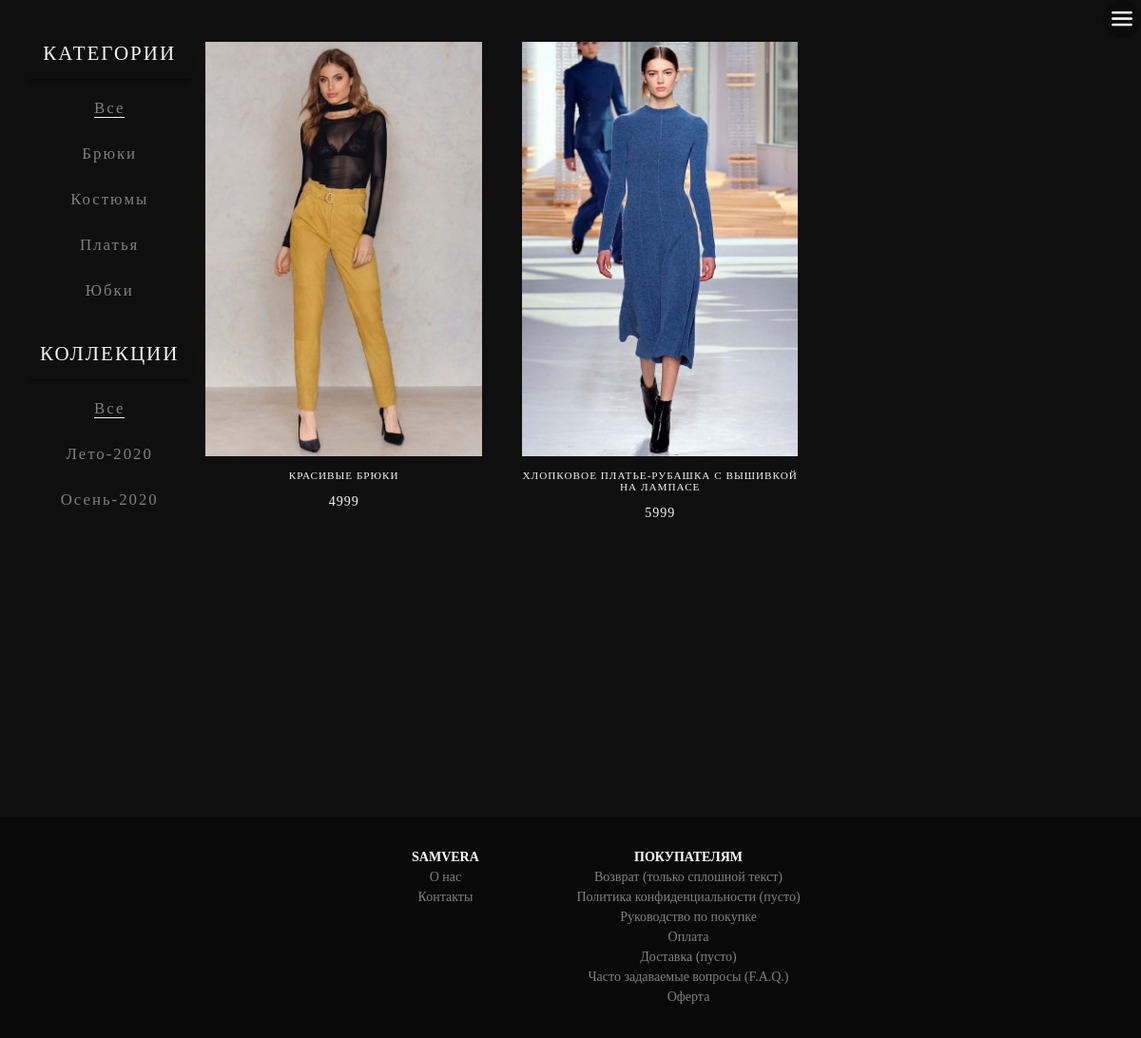
Page /catalog/ on the committed database.
### app/models.py (models this page shows, shortened)
class Category(models.Model):
    title = models.CharField("Название категории", db_index=True, max_length=50, help_text="(Например: Платья, юбки, костюмы)")
    slug = models.SlugField(max_length=200, db_index=True, unique=True, help_text="url адресс данной категории", blank=True)
    data_create = models.DateField("Дата создания категории", auto_now_add=True)
    data_change = models.DateField("Дата изменения категории", auto_now=True)
    def __str__(self):
        return self.title
    def get_absolute_url(self):
        return reverse('tovarbycategory', args=[self.slug])
    class Meta:
        ordering = ['title']
        verbose_name = 'Категория'
        verbose_name_plural = 'Категории'

class Collection(models.Model):
    title = models.CharField("Название коллекции", db_index=True, max_length=50, help_text='Краткое название коллекции. Например: "Зима-Лето 2020"')
    slug = models.SlugField(max_length=200, db_index=True, unique=True, help_text="url адресс данной коллекции", blank=True)
    data_create = models.DateField("Дата создания коллекции", auto_now_add=True)
    data_change = models.DateField("Дата изменения коллекции", auto_now=True)
    image = models.ImageField(upload_to='gallery/kollection')
    def __str__(self):
        return self.title
    def get_absolute_url(self):
        return reverse('tovarbycollection', args=[self.slug])
    class Meta:
        ordering = ['-data_create',]
        verbose_name = "Коллекция товаров"
        verbose_name_plural = "Коллекции товаров"

class Tovar(models.Model):
    kod = models.UUIDField(default=uuid.uuid1)
    title = models.CharField("Название изделия", db_index=True, max_length=50)
    slug = models.SlugField("url адресс товара", db_index=True, max_length=50, unique=True, blank=True)
    descr = models.TextField("Описание товара")
    uhod = models.TextField("Уход за изделием")
    sebestoimost = models.PositiveIntegerField("Себестоимость товара")
    cost = models.PositiveIntegerField("Цена для клиента", default=5000)
    data_create = models.DateField("Дата добавления товара", auto_now_add=True)
    hidden = models.BooleanField("Видимость для покупателя", help_text="Признак видимости товара на сайте", default=True)
    category = models.ForeignKey(Category, on_delete=models.CASCADE, default=1, related_name='tovaritems', verbose_name='Категория товара')
    collection = models.ForeignKey(Collection, on_delete=models.CASCADE, null=True, blank=True, default=1, related_name='collectionparts', verbose_name='В составе коллекции')
    @property
    def random_image(self):
        v = Variaciya.objects.filter(tovar=self.id).order_by('?')[:1]
        g = Gallery.objects.filter(product=v[0].id).order_by('?')[:1]
        if g.count() == 0:
            return "gallery/no_image.png"
        else:
            return g[0].image
    def count_var(self):
        vars = Variaciya.objects.filter(tovar=self)
        return vars.count()
    count_var.short_description = 'Кол-во вариаций'
    class Meta:
        ordering = ['title']
        index_together = [
            ['id', 'slug']
        ]
        verbose_name = "Изделие"
        verbose_name_plural = "Изделия"

class Variaciya(models.Model):
    tovar = models.ForeignKey(Tovar, on_delete=models.CASCADE, related_name='variacii')
    article = models.UUIDField(default=uuid.uuid4)
    consignments = models.ManyToManyField(consignment)
    color = ColorField('Цвет материала', default='#FF0000')
    color_text = models.CharField("Название цвета", max_length=25, default='Красный')
    size = models.TextField("Размер", default="S")
    obmer = models.TextField("Обмеры")
    model = models.TextField("Параметры модели")
    count_sklad = models.IntegerField("Количество на складах", default=0, help_text="Считается автоматом при создании накладных и заказов")
    class Meta:
        verbose_name = "Вариация изделия"
        verbose_name_plural = "Вариации изделий"

class Gallery(models.Model):
    image = models.ImageField(upload_to='gallery/')
    product = models.ForeignKey(Variaciya, on_delete=models.CASCADE, related_name="gallery")
    def image_img(self):
        if self.image:
            return mark_safe(u'<img src="{0}" width="100"/>'.format(self.image.url))
        else:
            return mark_safe(u'<img src="{0}" width="100"/>'.format("gallery/no_image.png"))
    image_img.short_description = 'Картинка'
    image_img.allow_tags = True
    class Meta:
        verbose_name = "Фото вариации"
        verbose_name_plural = "Фотографии вариации"

### app/views/views.py (the view)
# urls.py: path('catalog/', views.tovarlist, name='tovarbycategory'),
def tovarlist(request, category_slug=None):
    template = 'app/catalog/catalog.html'
    context = {}
    category = None
    tovary = models.Tovar.objects.filter(hidden=True, variacii__count_sklad__gt = 0, variacii__in_variacii__consignments__closed = True)
    if category_slug:
        category = get_object_or_404(models.Category, slug=category_slug)
        tovary = tovary.filter(category=category)
    context['category'] = category
    context['tovary'] = tovary
    return render(
        request,
        template,
        context,
    )

### app/context_processors.py (called while the page is built)
def categories(request):
    return {'categories': Category.objects.all()}

def collections(request):
    return {'collections': Collection.objects.all()}

### cart/cart.py (called while the page is built)
    def __len__(self):
        return sum(item['kolvo'] for item in self.cart.values())

### cart/context_processors.py (called while the page is built)
def cart(request):
    return {'cart': Cart(request)}

### app/templates/app/catalog/catalog.html (shortened to what this page needs)
{% extends "app/layout.html" %}
{% load staticfiles %}
{% block css %}
<link rel="stylesheet" type="text/css" href="{% static 'app/content/css/catalog/catalog.css' %}" />
{% endblock %}
{% block content %}
<div class="main_content">
    <div class="catalog_content">
        <div class="category">
            <div class="category_block">
                <div class="category_item category_item__title">
                    <p>Категории</p>
                </div>
                <div class="category_items_block">
                    <div class="category_item {% if None == category %}category_item__select{% endif %}">
                        <a href="{% url 'tovarbycategory' %}">Все</a>
                    </div>
                    {% for item in categories %}
                    <div class="category_item {% if item == category %}category_item__select{% endif %}">
                        <a href="{{ item.get_absolute_url }}">{{ item }}</a>
                    </div>
                    {% endfor %}
                </div>
            </div>
            <br>
            <div class="collection_block">
                <div class="category_item category_item__title">
                    <p>Коллекции</p>
                </div>
                <div class="collection_items_block">
                    <div class="category_item {% if None == collection %}category_item__select{% endif %}">
                        <a href="{% url 'tovarbycollection' %}">Все</a>
                    </div>
                    {% for item in collections %}
                    <div class="category_item {% if item == collection %}category_item__select{% endif %}">
                        <a href="{{ item.get_absolute_url }}">{{ item }}</a>
                    </div>
                    {% endfor %}
                </div>
            </div>
        </div>
        <div class="catalog-items">
            {% if tovary %}
            {% for item in tovary %}
            <div class="container" style="{% if not item.hidden %}opacity: .5;{% endif %}">
                <a href="{% url 'thing' item.id item.slug %}" class="container-item">
                    <div class="img_container">
                        <img src="/media/{{item.random_image}}" alt="" width="100%" srcset="">
                    </div>
                    <div class="title">{{ item.title }}</div>
                    <div class="cost">{{ item.cost }}</div>
                </a>
            </div>
            {% endfor %}
            {% else %}
            <div class="container_not_items">
                <p>Извините, но товаров данной категории нет.</p>
            </div>
            {% endif %}
        </div>
    </div>
</div>
{% endblock %}

### app/static/app/content/css/main.css (style rules this page uses)
.dark * { color: whitesmoke; -moz-transition: color cubic-bezier(0.22, 0.61, 0.36, 1) 0.35s; -o-transition: color cubic-bezier(0.22, 0.61, 0.36, 1) 0.35s; -webkit-transition: color cubic-bezier(0.22, 0.61, 0.36, 1) 0.35s; transition: color cubic-bezier(0.22, 0.61, 0.36, 1) 0.35s; }
.dark body { background-color: #0f0f0f; }
.dark a { color: gray; }
* { font-family: 'Times New Roman', Times, serif; padding: 0; margin: 0; -moz-box-sizing: border-box; -webkit-box-sizing: border-box; box-sizing: border-box; text-align: center; color: whitesmoke; font-size: 14px; text-decoration: none; }
html { scroll-behavior: smooth; }
.main_content { margin: auto; padding: 2rem; }

### app/static/app/content/css/catalog/catalog.css (style rules this page uses)
.dark * { color: whitesmoke; -moz-transition: color cubic-bezier(0.22, 0.61, 0.36, 1) 0.35s; -o-transition: color cubic-bezier(0.22, 0.61, 0.36, 1) 0.35s; -webkit-transition: color cubic-bezier(0.22, 0.61, 0.36, 1) 0.35s; transition: color cubic-bezier(0.22, 0.61, 0.36, 1) 0.35s; }
.dark body { background-color: #0f0f0f; }
.dark a { color: gray; }
.catalog_content { display: grid; grid-template-columns: minmax(150px, auto) minmax(auto, 1400px); grid-template-rows: minmax(85vh, auto); grid-gap: 1rem; justify-content: center; }
.catalog-items { position: relative; z-index: 2; display: grid; grid-gap: 3rem; width: 100%; -webkit-justify-content: center; justify-content: center; grid-template-columns: 1fr 1fr 1fr; }
.catalog-items .title { letter-spacing: 0.5rem; font-size: 1.25rem; font-weight: 300; text-transform: uppercase; }
@media only screen and (max-width: 1247px) { .catalog-items .title { font-size: .8rem; } }
.container { display: flex; flex-direction: column; justify-content: flex-start; align-content: center; transition: .25s opacity linear; position: relative; }
.container .container-item .img_container { overflow: hidden; }
.container .container-item .img_container img { transition: transform .5s; }
.container .title { margin-top: 1rem; letter-spacing: 1px; text-transform: uppercase; }
.container .cost { margin-top: 1rem; letter-spacing: 1px; }
.category { text-align: left; letter-spacing: 2px; }
.category .category_item { padding: 0rem 1rem 1rem; margin-bottom: 1rem; }
.category .category_item a { font-size: 1.2rem; font-weight: 300; padding-top: 1rem; transition: letter-spacing .5s; }
.category .category_item__select a { border-bottom: 1px solid whitesmoke; }
.category .category_item__title { text-transform: uppercase; margin-bottom: 1.5rem; transition: all .5s 0s; box-shadow: 0px 5px 5px -5px black; }
.category .category_item__title p { font-size: 1.5rem; font-weight: 300; }

### rows in the picture
Category: title "Брюки"
Category: title "Костюмы"
Category: title "Платья"
Category: title "Юбки"
Collection: title "Лето-2020"
Collection: title "Осень-2020"
Tovar: random_image (picture), title "КРАСИВЫЕ БРЮКИ", cost "4999"
Tovar: random_image (picture), title "ХЛОПКОВОЕ ПЛАТЬЕ-РУБАШКА С ВЫШИВКОЙ НА ЛАМПАСЕ", cost "5999"
